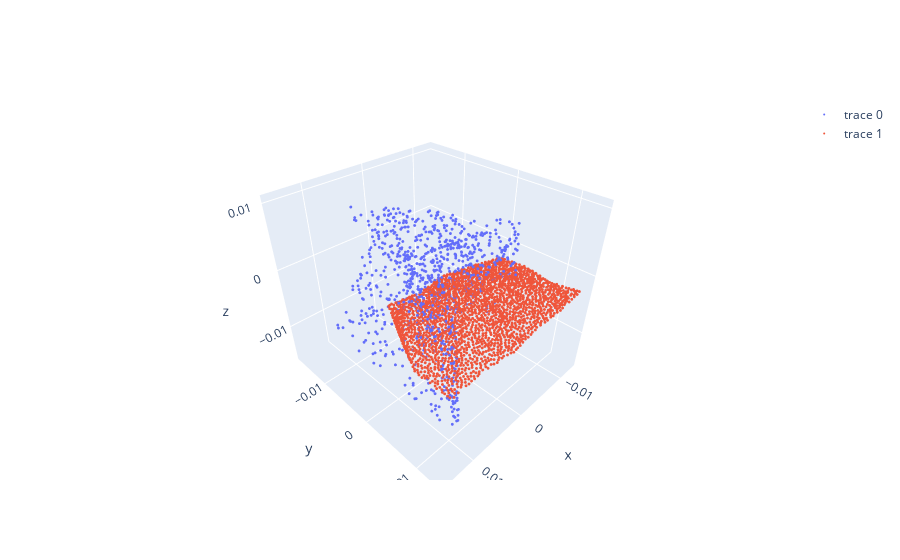

Source (notebook cell):
### Markdown cell above
Plot predicted pointcloud and ground truth pointcloud of the first element in the dictionary:

### Code cell
pred_points = val_dict['pred_points'][5]
pred_verts = val_dict['pred_verts'][5]
pointcloud_gt = val_dict['pointcloud_gt'][5]
if len(pred_points.shape)>2:
    pred_points = pred_points.reshape(pred_points.shape[0]*pred_points.shape[1], pred_points.shape[2])
    pred_verts = pred_verts.reshape(pred_verts.shape[0]*pred_verts.shape[1], pred_verts.shape[2])
    pointcloud_gt = pointcloud_gt.reshape(pointcloud_gt.shape[0]*pointcloud_gt.shape[1], pointcloud_gt.shape[2])
print(pred_points.shape)
fig = go.Figure(
    [
        go.Scatter3d(x=pred_points[:, 0], y=pred_points[:, 1],z=pred_points[:, 2], mode='markers',marker=dict(size=1)),
        go.Scatter3d(x=pointcloud_gt[:, 0], y=pointcloud_gt[:, 1],z=pointcloud_gt[:, 2], mode='markers',marker=dict(size=1)),
        #go.Scatter3d(x=pred_verts[:, 0], y=pred_verts[:, 1],z=pred_verts[:, 2], mode='markers',marker=dict(size=5))
    ]
)
fig.show()

### Figure 1 — Plotly figure (JSON) as saved in the notebook; plotly's stock layout.template omitted (floating-point values rounded to 4 significant figures; data arrays with more than 128 entries replaced by an {"elided": "..."} marker saying what was removed)
{"data": [{"marker": {"size": 1}, "mode": "markers", "type": "scatter3d", "x": {"elided": "1000 float values"}, "y": {"elided": "1000 float values"}, "z": {"elided": "1000 float values"}}, {"marker": {"size": 1}, "mode": "markers", "type": "scatter3d", "x": {"elided": "2000 float values"}, "y": {"elided": "2000 float values"}, "z": {"elided": "2000 float values"}}], "layout": {}}
